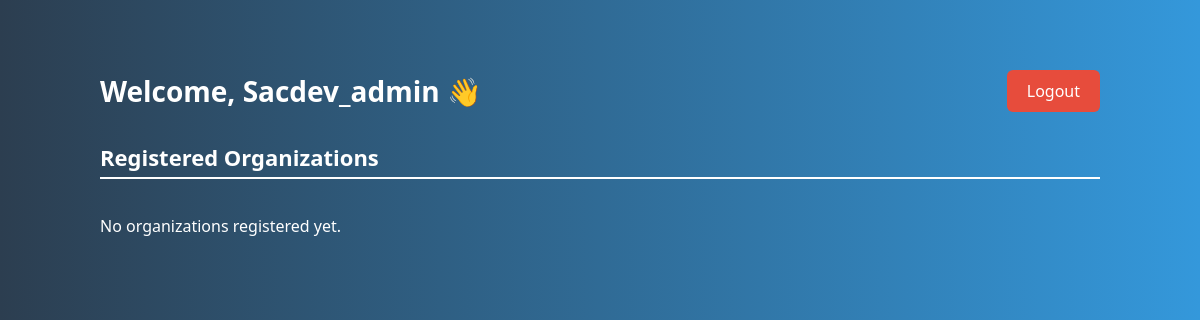
/sacdev_dashboard (signed in), run on an earlier commit of the app's database.
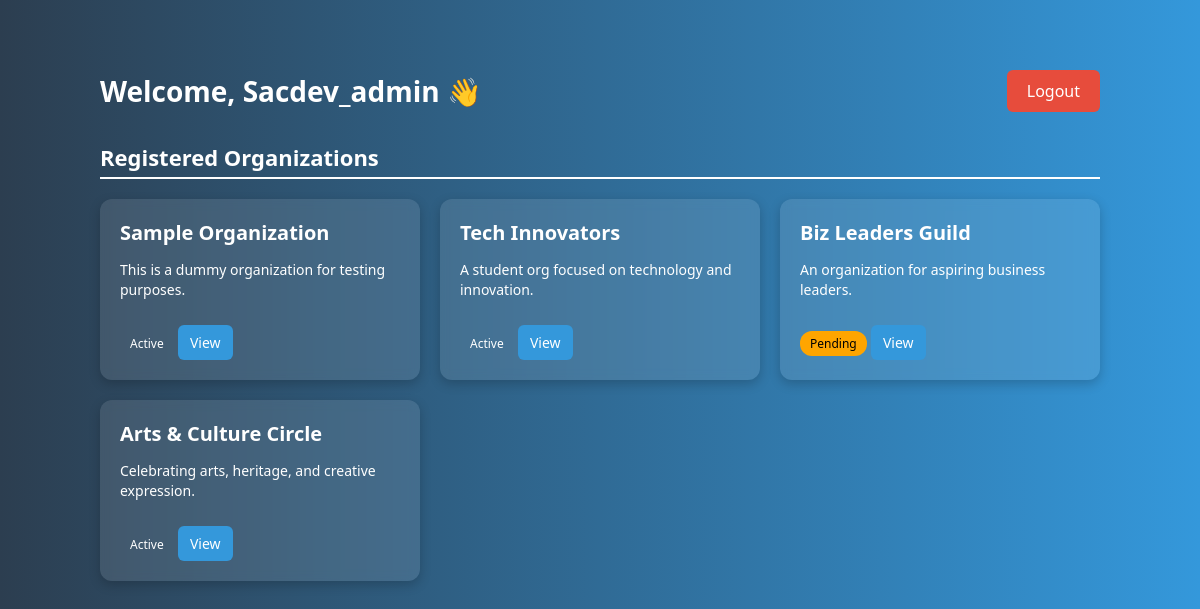
And on a later commit of the database.
### tables this page shows
CREATE TABLE organizations (
        id INTEGER PRIMARY KEY AUTOINCREMENT,
        name TEXT NOT NULL,
        description TEXT,
        mission TEXT,
        vision TEXT,
        status TEXT DEFAULT 'Pending'
    );

### app.py (the view)
@app.route('/sacdev_dashboard')
def sacdev_dashboard():
    if session.get('role') != 'sacdev':
        return redirect('/login')
    conn = sqlite3.connect('database/users.db')
    c = conn.cursor()
    c.execute('SELECT * FROM organizations')
    orgs = c.fetchall()
    conn.close()
    return render_template('sacdev_dashboard.html', user=session['username'], orgs=orgs)

### app.py (called while the page is built)
@app.teardown_appcontext
def close_connection(exception):
    db = getattr(g, '_database', None)
    if db is not None:
        db.close()

### templates/sacdev_dashboard.html (shortened to what this page needs)
{% extends 'base.html' %}
{% block content %}
<div class="dashboard-container">
    <div class="dashboard-header">
        <h2>Welcome, {{ user|capitalize }} 👋</h2>
        <a href="{{ url_for('logout') }}" class="btn-logout">Logout</a>
    </div>
    <h3 class="section-title">Registered Organizations</h3>
    <div class="org-list">
        {% for org in orgs %}
        <div class="org-card">
            <h4>{{ org[1] }}</h4>
            <p>{{ org[2] }}</p>
            <span class="status {{ org[5]|lower }}">{{ org[5] }}</span>
            <a href="{{ url_for('view_organization', org_id=org[0]) }}" class="view-btn">View</a>
        </div>
        {% else %}
        <p>No organizations registered yet.</p>
        {% endfor %}
    </div>
</div>
{% endblock %}

What changed in the data, as far as the page shows it:
added organizations: name "Sample Organization", description "This is a dummy organization for testing purposes.", status "Active"
added organizations: name "Tech Innovators", description "A student org focused on technology and innovation.", status "Active"
added organizations: name "Biz Leaders Guild", description "An organization for aspiring business leaders.", status "Pending"
added organizations: name "Arts & Culture Circle", description "Celebrating arts, heritage, and creative expression.", status "Active"
Also different on the page:
text no longer shown: "No organizations registered yet."
